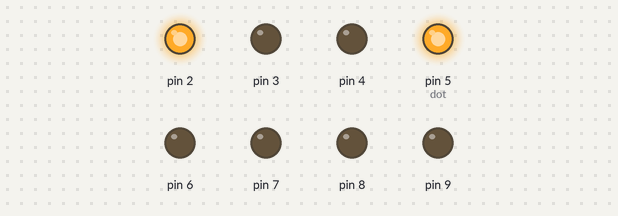
Bench run of a sketch on a simulated Arduino Uno, built with avr-gcc and run on an emulated ATmega328P. On the bench: output pins drawn as LEDs (lit = HIGH).

Above: at 0.7 s.
At 2.2 s:
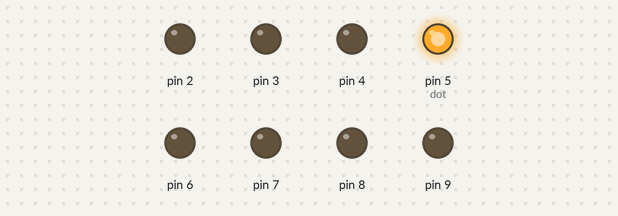
At 3.7 s:
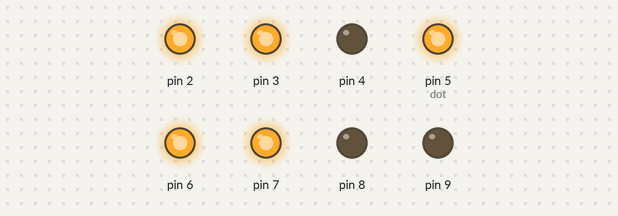
At 6.7 s:
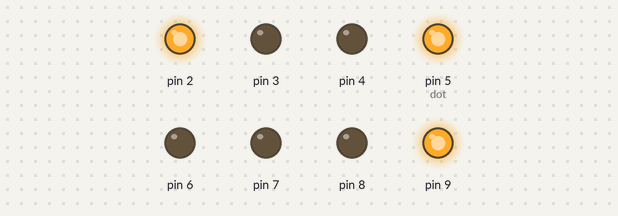
At 9.7 s:
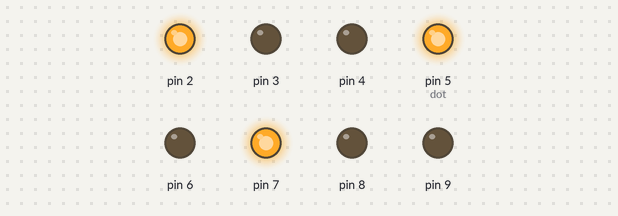
At 12.7 s:
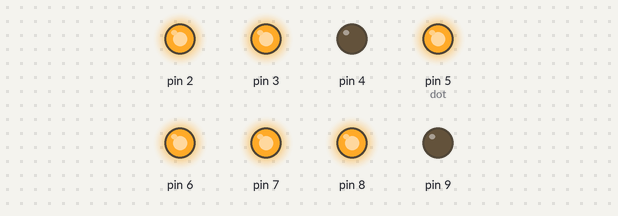
Timing chart, 0 to 15.5 s (numbered marks = the images above):
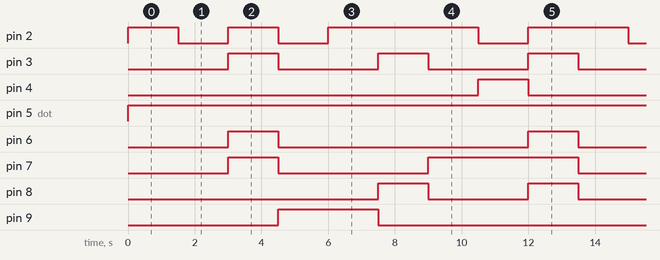

The sketch:

SevSeg.ino
```cpp
void setup() {
  // put your setup code here, to run once:
   pinMode(2, OUTPUT); //e
   pinMode(3, OUTPUT);//d
   pinMode(4, OUTPUT);//c
   pinMode(5, OUTPUT);//dot
   pinMode(6, OUTPUT); //g
   pinMode(7, OUTPUT);//f
   pinMode(8, OUTPUT); //a
   pinMode(9, OUTPUT); //b
}

void loop() {
  //9
  digitalWrite(8, LOW);//a
  digitalWrite(9, LOW);//b
  digitalWrite(4, LOW);//c
  digitalWrite(3, LOW);//d
  digitalWrite(2, HIGH);//e
  digitalWrite(7, LOW);//f
  digitalWrite(6, LOW);//g
  digitalWrite(5, HIGH);//dot
  delay(1500);
  //8

  digitalWrite(8, LOW);//a
  digitalWrite(9, LOW);//b
  digitalWrite(4, LOW);//c
  digitalWrite(3, LOW);//d
  digitalWrite(2, LOW);//e
  digitalWrite(7, LOW);//f
  digitalWrite(6, LOW);//g
  digitalWrite(5, HIGH);//dot
  delay(1500);
  //7
  digitalWrite(8, LOW);//a
  digitalWrite(9, LOW);//b
  digitalWrite(4, LOW);//c
  digitalWrite(3, HIGH);//d
  digitalWrite(2, HIGH);//e
  digitalWrite(7, HIGH);//f
  digitalWrite(6, HIGH);//g
  digitalWrite(5, HIGH);//dot
  delay(1500);
  //6
  digitalWrite(8, LOW);//a
  digitalWrite(9, HIGH);//b
  digitalWrite(4, LOW);//c
  digitalWrite(3, LOW);//d
  digitalWrite(2, LOW);//e
  digitalWrite(7, LOW);//f
  digitalWrite(6, LOW);//g
  digitalWrite(5, HIGH);//dot
  delay(1500);
  //5
  digitalWrite(8, LOW);//a
  digitalWrite(9, HIGH);//b
  digitalWrite(4, LOW);//c
  digitalWrite(3, LOW);//d
  digitalWrite(2, HIGH);//e
  digitalWrite(7, LOW);//f
  digitalWrite(6, LOW);//g
  digitalWrite(5, HIGH);//dot
  delay(1500);
  //4
  digitalWrite(8, HIGH);//a
  digitalWrite(9, LOW);//b
  digitalWrite(4, LOW);//c
  digitalWrite(3, HIGH);//d
  digitalWrite(2, HIGH);//e
  digitalWrite(7, LOW);//f
  digitalWrite(6, LOW);//g
  digitalWrite(5, HIGH);//dot
  delay(1500);
  //3
  digitalWrite(8, LOW);//a
  digitalWrite(9, LOW);//b
  digitalWrite(4, LOW);//c
  digitalWrite(3, LOW);//d
  digitalWrite(2, HIGH);//e
  digitalWrite(7, HIGH);//f
  digitalWrite(6, LOW);//g
  digitalWrite(5, HIGH);//dot
  delay(1500);
  //2
  digitalWrite(8, LOW);//a
  digitalWrite(9, LOW);//b
  digitalWrite(4, HIGH);//c
  digitalWrite(3, LOW);//d
  digitalWrite(2, LOW);//e
  digitalWrite(7, HIGH);//f
  digitalWrite(6, LOW);//g
  digitalWrite(5, HIGH);//dot
  delay(1500);
  //1
  digitalWrite(4, LOW);
  digitalWrite(9, LOW);
  digitalWrite(1, HIGH);
  digitalWrite(2, HIGH);
  digitalWrite(3, HIGH);
  digitalWrite(5, HIGH);
  digitalWrite(6, HIGH);
  digitalWrite(7, HIGH);
  digitalWrite(8, HIGH);
  delay(1500);

}
```

Measured:
- by itself, pin 2: repeats every 13.5 s: LOW 1.5 s, HIGH 1.5 s, LOW 1.5 s, HIGH 4.5 s, LOW 1.5 s, HIGH 3.0 s
- by itself, pin 3: alternates HIGH for 1.5 s and LOW for 3.0 s
- by itself, pin 4: alternates HIGH for 1.5 s and LOW for 12.0 s
- by itself, pin 5 (dot): LOW → HIGH at 0.00 s
- by itself, pin 6: repeats every 13.5 s: LOW 7.5 s, HIGH 1.5 s, LOW 3.0 s, HIGH 1.5 s
- by itself, pin 7: repeats every 13.5 s: LOW 4.5 s, HIGH 4.5 s, LOW 3.0 s, HIGH 1.5 s
- by itself, pin 8: repeats every 13.5 s: LOW 3.0 s, HIGH 1.5 s, LOW 7.5 s, HIGH 1.5 s
- by itself, pin 9: alternates HIGH for 3.0 s and LOW for 10.5 s
